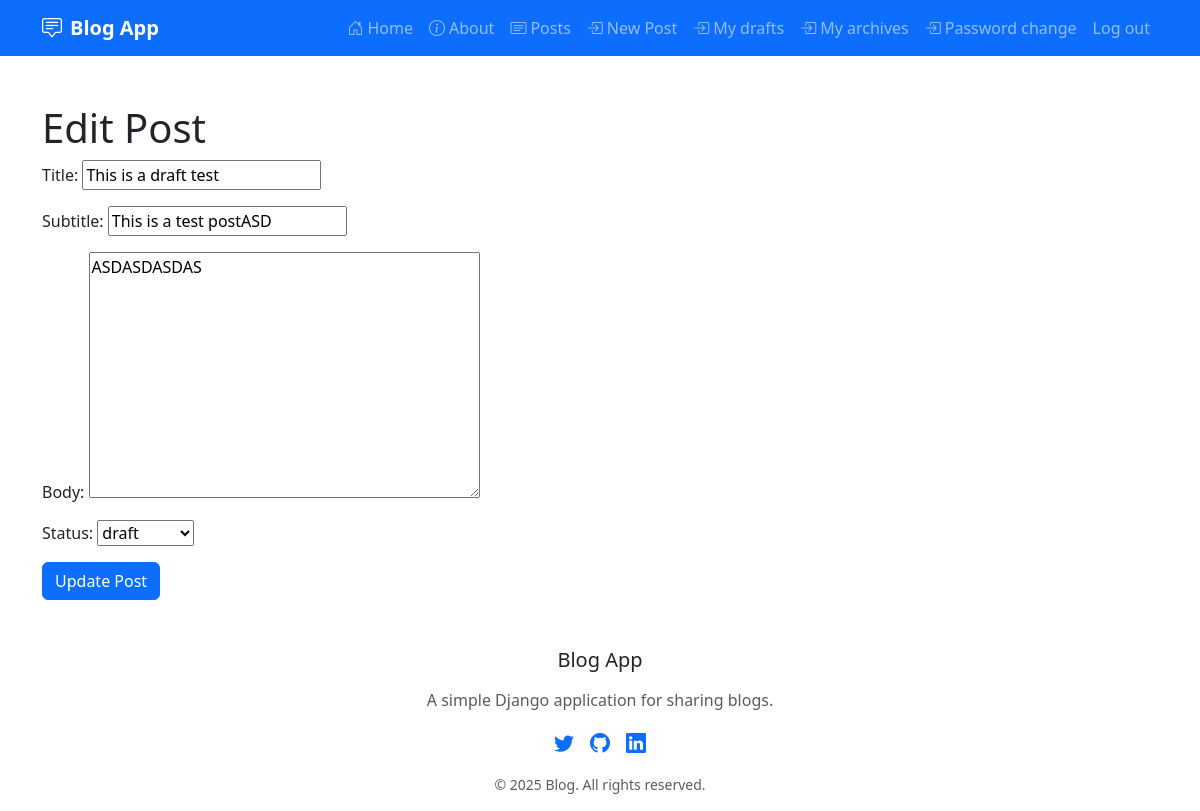
The app's page /posts/1/edit/ (signed in) with its own data.
### posts/models.py (models this page shows, shortened)
class Post(models.Model):
    title = models.CharField(max_length=128)
    subtitle = models.CharField(max_length=256)
    body = models.TextField()
    author = models.ForeignKey(
        get_user_model(),
        on_delete=models.CASCADE
    )
    status = models.ForeignKey(
        Status,
        on_delete=models.CASCADE
    )
    created_on = models.DateTimeField(auto_now_add=True, blank=True, null=True)

### posts/views.py (the view)
# urls.py: path("<int:pk>/edit/", views.PostUpdateView.as_view(), name="edit"),
class PostUpdateView(LoginRequiredMixin, UserPassesTestMixin, UpdateView):
    template_name = 'posts/edit.html'
    model = Post
    fields = ["title", "subtitle", "body", "status"]
    def test_func(self):
        post = self.get_object()
        return post.author == self.request.user

### posts/models.py (called while the page is built)
    def __str__(self):
        return self.name

### templates/posts/edit.html (shortened to what this page needs)
{% extends 'base.html' %}
{% block content %}
<h1>Edit Post</h1>
<form method="POST">
    {{ form.as_p }}
    <input type="submit" class="btn btn-primary" value="Update Post"/>
</form>
{% endblock content %}

### records on screen
Post: title "This is a draft test", subtitle "This is a test postASD", body "ASDASDASDAS", status "draft"
